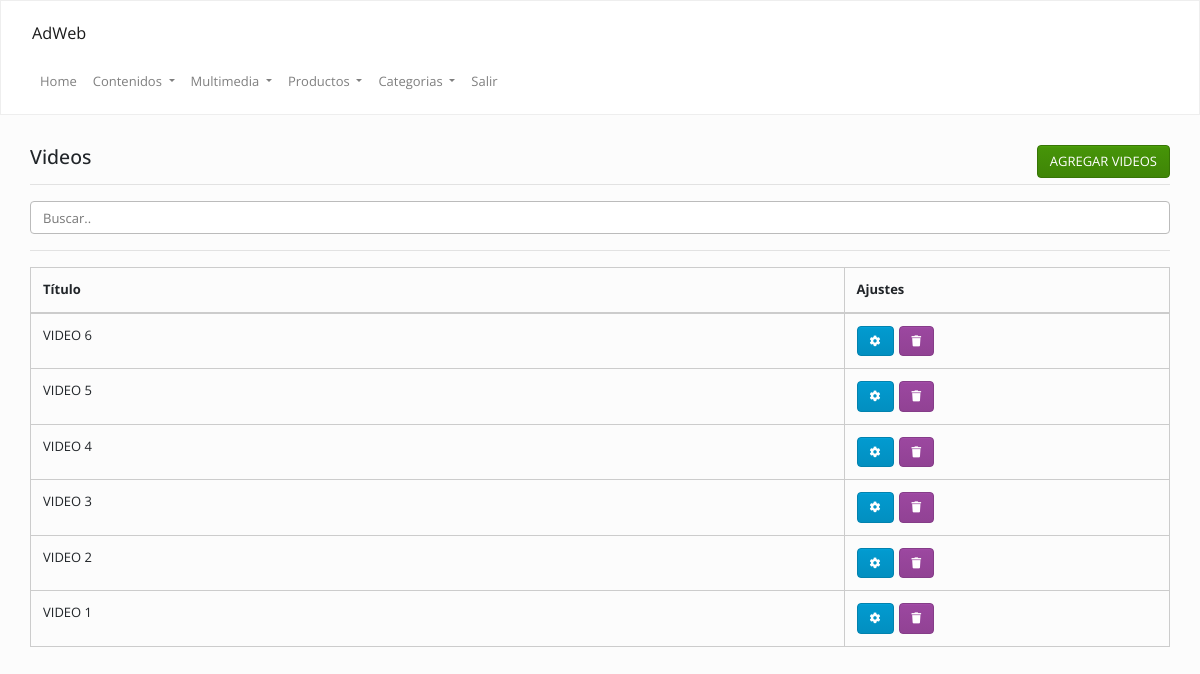
The app's page /admin/index.php?op=videos&accion=ver (signed in) with its own data.
### tables this page shows
CREATE TABLE `videos` (
  `id` int(11) NOT NULL,
  `titulo` text,
  `link` text
);

### Config/Autoload.php (called while the page is built, shortened)
<?php
class autoload
{
    public static function runAdmin()
    {
        spl_autoload_register(
            function ($clase)
            {
                $ruta = str_replace("\\", "/", $clase) . ".php";
            }
        );
    }
}

### Clases/Conexion.php (called while the page is built, shortened)
<?php namespace Clases;
class Conexion
{
    private $datos = array("host"=> "localhost","user"=> "root","pass"=> "","db"  => "turina");
    private $con;
    public function __construct()
    {
        $this->con = mysqli_connect($this->datos["host"], $this->datos["user"], $this->datos["pass"], $this->datos["db"]);
        mysqli_set_charset($this->con,'utf8');
    }
    public function sqlReturn($query)
    {
        $dato = $this->con->query($query);
        return $dato;
    }
}

### Clases/Videos.php (called while the page is built, shortened)
<?php namespace Clases;
class Videos
{
    private $con;
    public function __construct()
    {
        $this->con = new Conexion();
    }
    function list($filter,$order,$limit) {
        $array = array();
        if (is_array($filter)) {
            $filterSql = "WHERE ";
            $filterSql .= implode(" AND ", $filter);
        } else {
            $filterSql = '';
        }
        if ($order != '') {
            $orderSql = $order;
        } else {
            $orderSql = "id DESC";
        }
        if ($limit != '') {
            $limitSql = "LIMIT " . $limit;
        } else {
            $limitSql = '';
        }
        $sql = "SELECT * FROM `videos` $filterSql  ORDER BY $orderSql $limitSql";
        $notas = $this->con->sqlReturn($sql);
        if ($notas) {
            while ($row = mysqli_fetch_assoc($notas)) {
                $array[] = $row;
            }
            return $array ;
        }
    }
}

### admin/inc/videos/ver.php (the view, shortened to what this page needs)
<?php
$videos = new Clases\Videos();
$data   = $videos->list("","","");
?>
<div class="mt-20">
    <div class="col-lg-12 col-md-12">
        <h4>
            Videos
            <a class="btn btn-success pull-right" href="<?=URL?>/index.php?op=videos&accion=agregar">
                AGREGAR VIDEOS
            </a>
        </h4>
        <hr/>
        <input class="form-control" id="myInput" type="text" placeholder="Buscar..">
        <hr/>
        <table class="table  table-bordered  ">
            <thead>
                <th width="50%">
                    Título
                </th>
                <th width="10%">
                    Ajustes
                </th>
            </thead>
            <tbody>
                <?php
                if (is_array($data)) {
                    for ($i = 0; $i < count($data); $i++) {
                        echo "<tr>";
                        echo "<td>" . strtoupper($data[$i]["titulo"]) . "</td>";
                        echo "<td>";
                        echo '<a class="btn btn-info" data-toggle="tooltip" data-placement="top" title="Modificar" href="' . URL . '/index.php?op=videos&accion=modificar&id=' . $data[$i]["id"] . '">
                        <i class="fa fa-cog"></i></a>';
                        echo '<a class="btn btn-danger" data-toggle="tooltip" data-placement="top" title="Eliminar" href="' . URL . '/index.php?op=videos&accion=ver&borrar=' . $data[$i]["id"] . '">
                        <i class="fa fa-trash"></i></a>';
                        echo "</td>";
                        echo "</tr>";
                    }
                }
                ?>
            </tbody>
        </table>
    </div>
</div>

### admin/css/style.css (style rules this page uses)
.pull-right { float: right !important; }
.mt-20 { margin-top: 20px !important; }
td .btn { margin-right: 5px; font-size: 11px; }
th:last-child { width: 20%; }

### records on screen
videos: titulo "VIDEO 6"
videos: titulo "VIDEO 5"
videos: titulo "VIDEO 4"
videos: titulo "VIDEO 3"
videos: titulo "VIDEO 2"
videos: titulo "VIDEO 1"
